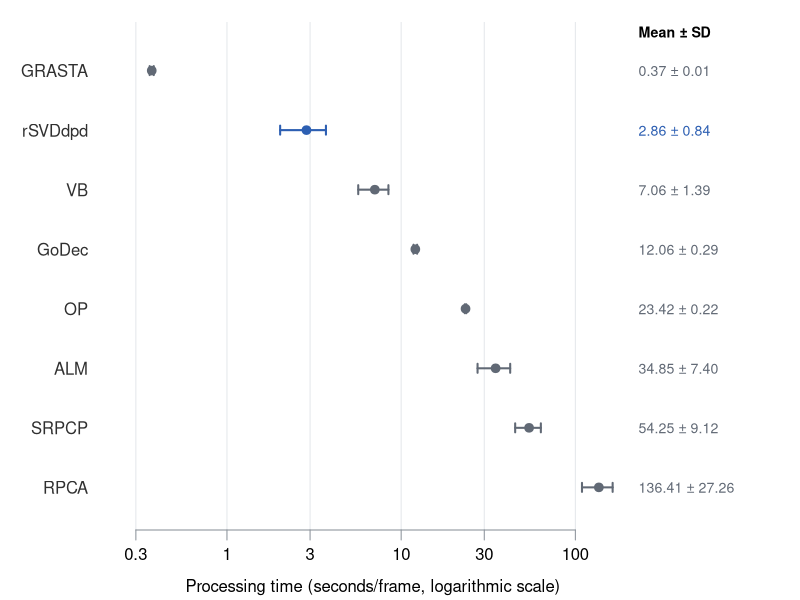
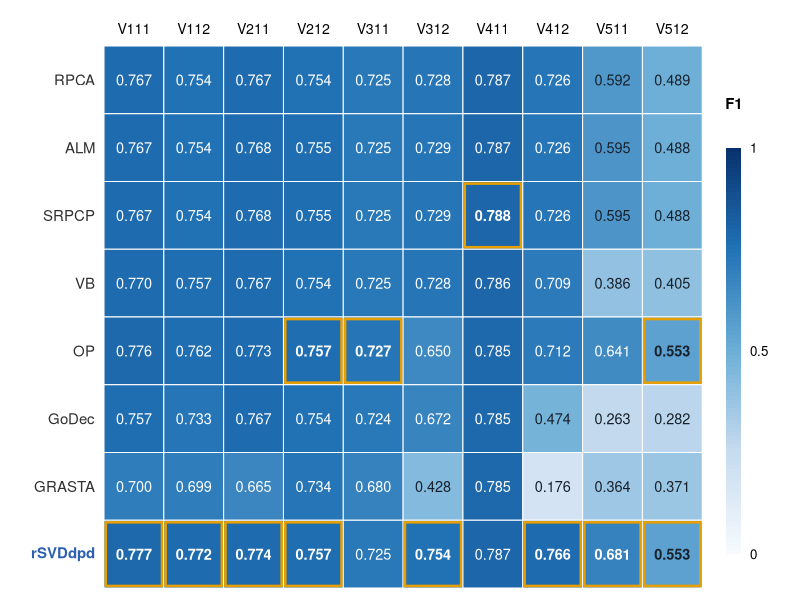
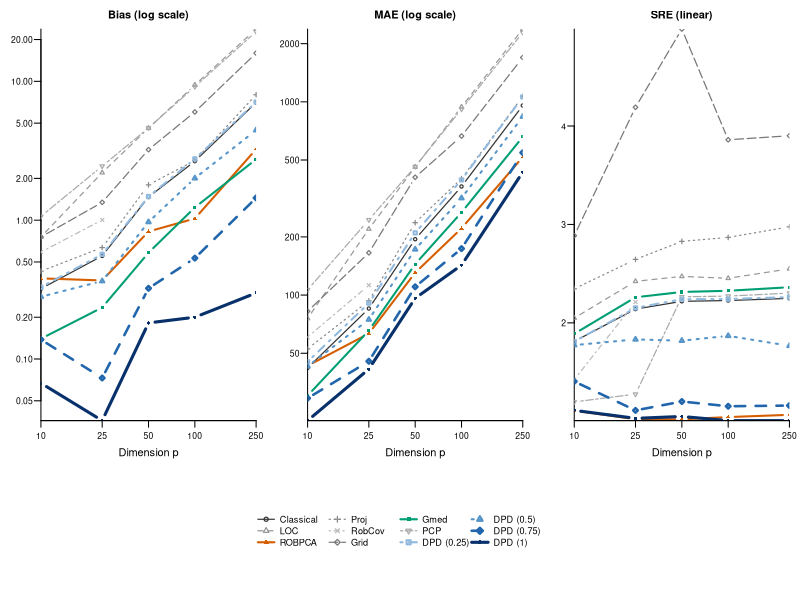

These figures' R source, in order:
## ---- chunk 1
#| label: frame-processing-time
#| echo: false
#| warning: false
#| message: false
#| dev: svglite
#| dev-args: {pointsize: 18}
#| fig-width: 12
#| fig-height: 4.6
#| out-width: "1200px"
#| fig-alt: "Mean processing time with plus or minus one standard deviation for eight methods, on a logarithmic seconds-per-frame axis. GRASTA is fastest at 0.37 seconds, followed by rSVDdpd at 2.86 seconds."

# Published Table 1, https://arxiv.org/pdf/2109.10680.
# These are reported benchmark summaries, not newly generated simulations.
timing <- data.frame(
    method = c("GRASTA", "rSVDdpd", "VB", "GoDec", "OP", "ALM", "SRPCP", "RPCA"),
    mean = c(0.37, 2.86, 7.06, 12.06, 23.42, 34.85, 54.25, 136.41),
    sd = c(0.01, 0.84, 1.39, 0.29, 0.22, 7.40, 9.12, 27.26)
)
y <- rev(seq_len(nrow(timing)))
colour <- ifelse(timing$method == "rSVDdpd", "#2d5fb2", "#616975")
par(mar = c(3.5, 5.1, 1.1, 7.8), mgp = c(2.3, 0.7, 0), las = 1)
plot(timing$mean, y,
    log = "x", xlim = c(0.25, 190), ylim = c(0.6, 8.5),
    type = "n", axes = FALSE, xlab = "Processing time (seconds/frame, logarithmic scale)",
    ylab = "", bty = "n"
)
ticks <- c(0.3, 1, 3, 10, 30, 100)
abline(v = ticks, col = "#e4e7eb", lwd = 1)
axis(1, at = ticks, labels = ticks, col = "#8b929a")
axis(2, at = y, labels = timing$method, tick = FALSE, col.axis = "#303030")
arrows(timing$mean - timing$sd, y, timing$mean + timing$sd, y,
    angle = 90, code = 3, length = 0.045, col = colour, lwd = 2
)
points(timing$mean, y, pch = 19, cex = 1.15, col = colour)
text(230, y, sprintf("%.2f ± %.2f", timing$mean, timing$sd),
    adj = 0, xpd = NA, cex = 0.85, col = colour
)
text(230, 8.65, "Mean ± SD", adj = 0, xpd = NA, cex = 0.85, font = 2)
## ---- chunk 2
#| label: street-video-f1
#| echo: false
#| warning: false
#| message: false
#| dev: svglite
#| dev-args: {pointsize: 18}
#| fig-width: 12.8
#| fig-height: 5
#| out-width: "1280px"
#| fig-alt: "F1 scores for eight methods across ten Street Video variants. Orange borders and bold values mark each column's best reported score, including ties. rSVDdpd leads in eight columns, with two ties."

# Reported F1 rows from Table 2; retain the published three-decimal values.
# No replicate-level data are supplied, so no uncertainty bars are inferred.
f1 <- rbind(
    RPCA = c(0.767, 0.754, 0.767, 0.754, 0.725, 0.728, 0.787, 0.726, 0.592, 0.489),
    ALM = c(0.767, 0.754, 0.768, 0.755, 0.725, 0.729, 0.787, 0.726, 0.595, 0.488),
    SRPCP = c(0.767, 0.754, 0.768, 0.755, 0.725, 0.729, 0.788, 0.726, 0.595, 0.488),
    VB = c(0.770, 0.757, 0.767, 0.754, 0.725, 0.728, 0.786, 0.709, 0.386, 0.405),
    OP = c(0.776, 0.762, 0.773, 0.757, 0.727, 0.650, 0.785, 0.712, 0.641, 0.553),
    GoDec = c(0.757, 0.733, 0.767, 0.754, 0.724, 0.672, 0.785, 0.474, 0.263, 0.282),
    GRASTA = c(0.700, 0.699, 0.665, 0.734, 0.680, 0.428, 0.785, 0.176, 0.364, 0.371),
    rSVDdpd = c(0.777, 0.772, 0.774, 0.757, 0.725, 0.754, 0.787, 0.766, 0.681, 0.553)
)
colnames(f1) <- c("V111", "V112", "V211", "V212", "V311", "V312", "V411", "V412", "V511", "V512")
best <- abs(sweep(f1, 2, apply(f1, 2, max), "-")) < 1e-12
stopifnot(
    all(f1 >= 0 & f1 <= 1), sum(best["rSVDdpd", ]) == 8,
    sum(best["rSVDdpd", ] & colSums(best) > 1) == 2
)
palette <- colorRampPalette(c("#f7fbff", "#c6dbef", "#6baed6", "#2171b5", "#08306b"))(101)
par(mar = c(0.6, 5.2, 2.3, 0.7), xaxs = "i", yaxs = "i", las = 1)
plot.new()
plot.window(xlim = c(0.5, 11.9), ylim = c(0.5, 8.5))
axis(3, at = 1:10, labels = colnames(f1), tick = FALSE, line = -0.3, cex.axis = 0.85)
for (i in seq_len(nrow(f1))) {
    y <- 9 - i
    label_colour <- if (rownames(f1)[i] == "rSVDdpd") "#2d5fb2" else "#303030"
    text(0.35, y, rownames(f1)[i],
        adj = 1, xpd = NA, col = label_colour,
        font = if (rownames(f1)[i] == "rSVDdpd") 2 else 1, cex = 0.9
    )
    for (j in seq_len(ncol(f1))) {
        value <- f1[i, j]
        rect(j - 0.5, y - 0.5, j + 0.5, y + 0.5,
            col = palette[round(value * 100) + 1], border = "white"
        )
        if (best[i, j]) {
            rect(j - 0.47, y - 0.47, j + 0.47, y + 0.47,
                border = "#e69f00", lwd = 2.5
            )
        }
        text(j, y, sprintf("%.3f", value),
            cex = 0.87,
            col = if (value >= 0.6) "white" else "#17212c",
            font = if (best[i, j]) 2 else 1
        )
    }
}
# A fixed 0-to-1 color scale keeps differences in perspective.
for (k in 0:99) {
    rect(10.9, 1 + k * 0.06, 11.15, 1 + (k + 1) * 0.06,
        col = palette[k + 1], border = NA
    )
}
text(11.025, 7.65, "F1", font = 2, cex = 0.9)
text(11.3, 1 + c(0, 0.5, 1) * 6, c("0", "0.5", "1"), adj = 0, cex = 0.8)
## ---- chunk 3
#| label: robust-pca-s2b
#| echo: false
#| warning: false
#| message: false
#| dev: svglite
#| dev-args: {pointsize: 18}
#| fig-width: 13.2
#| fig-height: 5.2
#| out-width: "1320px"
#| fig-alt: "Three panels compare Bias, MAE and SRE across five dimensions for all twelve PCA methods in scenario S2b. The four DPD curves are blue. DPD with alpha equal to one has the lowest reported Bias and MAE at every dimension. Missing RobCov results at p at least fifty are not interpolated."

# Published Table 3, Roy, Basu and Ghosh (2024), JMLR.
# Columns follow the supplied table; NA denotes an unreported result.
p_dimension <- c(10, 25, 50, 100, 250)
pca_methods <- c(
    "Classical", "LOC", "ROBPCA", "Proj", "RobCov", "Grid",
    "Gmed", "PCP", "DPD (0.25)", "DPD (0.5)", "DPD (0.75)", "DPD (1)"
)
pca_results <- list(
    Bias = matrix(c(
        0.321, 0.757, 0.381, 0.429, 0.589, 0.757, 0.140, 1.065, 0.329, 0.281, 0.138, 0.067,
        0.553, 2.198, 0.368, 0.635, 1.004, 1.344, 0.235, 2.451, 0.568, 0.364, 0.073, 0.036,
        1.467, 4.602, 0.829, 1.796, NA, 3.221, 0.583, 4.617, 1.480, 0.970, 0.323, 0.182,
        2.660, 9.414, 1.028, 2.692, NA, 6.019, 1.235, 9.159, 2.766, 2.005, 0.533, 0.200,
        7.033, 23.805, 3.245, 8.006, NA, 15.969, 2.746, 22.799, 7.089, 4.447, 1.446, 0.299
    ), nrow = 5, byrow = TRUE),
    MAE = matrix(c(
        41.990, 75.693, 43.080, 52.712, 60.646, 82.448, 30.185, 106.511, 45.196, 42.803, 29.261, 22.409,
        85.197, 219.781, 63.246, 93.376, 112.498, 165.495, 65.545, 245.114, 90.830, 74.713, 45.453, 41.413,
        194.589, 460.223, 130.581, 236.929, NA, 406.956, 144.635, 462.199, 209.841, 172.386, 110.373, 96.321,
        364.678, 941.397, 221.517, 400.614, NA, 665.195, 267.786, 916.897, 394.475, 317.498, 173.981, 142.885,
        957.207, 2380.505, 518.404, 1066.532, NA, 1696.499, 658.650, 2283.607, 1060.277, 838.361, 545.850, 432.927
    ), nrow = 5, byrow = TRUE),
    SRE = matrix(c(
        1.812, 2.049, 1.109, 2.346, 1.424, 2.886, 1.889, 1.197, 1.811, 1.774, 1.405, 1.111,
        2.140, 2.422, 1.021, 2.645, 2.212, 4.190, 2.260, 1.276, 2.152, 1.832, 1.111, 1.030,
        2.219, 2.472, 1.020, 2.828, NA, 4.985, 2.314, 2.265, 2.240, 1.819, 1.201, 1.049,
        2.227, 2.453, 1.043, 2.868, NA, 3.860, 2.326, 2.272, 2.242, 1.868, 1.153, 1.007,
        2.249, 2.549, 1.066, 2.976, NA, 3.901, 2.362, 2.302, 2.262, 1.767, 1.160, 1.007
    ), nrow = 5, byrow = TRUE)
)
# Check the missing entries and the slide's descriptive takeaway.
stopifnot(
    all(vapply(pca_results, function(x) {
        sum(is.na(x)) == 3 &&
            all(is.na(x[3:5, 5]))
    }, logical(1))),
    all(apply(pca_results$Bias, 1, which.min) == 12),
    all(apply(pca_results$MAE, 1, which.min) == 12)
)
pca_colours <- c(
    "#333333", "#999999", "#d55e00", "#888888", "#bbbbbb", "#777777",
    "#009e73", "#aaaaaa", "#91b9de", "#5695c9", "#2166ac", "#08306b"
)
pca_lty <- c(1, 2, 1, 3, 4, 5, 1, 6, 4, 3, 2, 1)
pca_pch <- c(1, 2, 17, 3, 4, 5, 15, 6, 0, 2, 5, 16)
pca_lwd <- c(1.2, 1.2, 2, 1.2, 1.2, 1.2, 2, 1.2, 2, 2, 2.5, 3)
layout(rbind(c(1, 2, 3), c(4, 4, 4)), heights = c(4, 1.2))
par(mar = c(3.1, 3.1, 2.2, 0.8), mgp = c(1.9, 0.6, 0), las = 1)
for (metric in names(pca_results)) {
    matplot(p_dimension, pca_results[[metric]],
        type = "b",
        log = if (metric == "SRE") "x" else "xy", xaxt = "n",
        col = pca_colours, lty = pca_lty, pch = pca_pch, lwd = pca_lwd,
        cex = 0.65, cex.axis = 0.78, bty = "l", xlab = "Dimension p", ylab = "",
        main = paste0(metric, if (metric == "SRE") " (linear)" else " (log scale)"),
        cex.main = 1
    )
    axis(1, at = p_dimension, labels = p_dimension, cex.axis = 0.78)
}
par(mar = c(0, 0, 0, 0))
plot.new()
legend("center",
    legend = pca_methods, ncol = 4, bty = "n", cex = 0.83,
    col = pca_colours, lty = pca_lty, pch = pca_pch, lwd = pca_lwd,
    x.intersp = 0.65, y.intersp = 1.05
)
